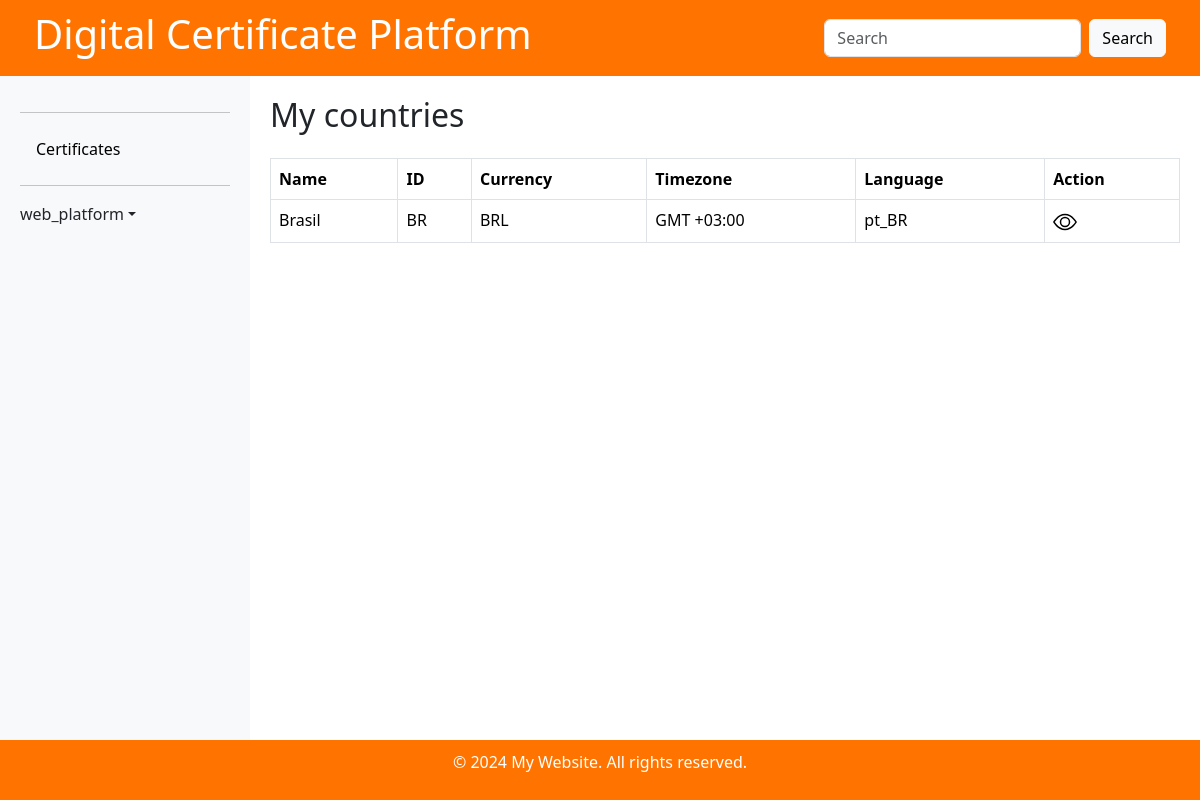
The page /country (signed in) on the database its author committed.
### certificate/models.py (models this page shows, shortened)
class Country(models.Model):
    country_id      = models.CharField(max_length=2)
    name            = models.CharField(max_length=200)
    capital         = models.CharField(blank=True, max_length=200)
    continent       = models.CharField(blank=True, max_length=200)
    currency        = models.CharField(blank=True, max_length=50)
    timezone_1      = models.CharField(blank=True, max_length=50)
    timezone_2      = models.CharField(blank=True, max_length=50)
    timezone_3      = models.CharField(blank=True, max_length=50)
    timezone_4      = models.CharField(blank=True, max_length=50)
    language_1      = models.CharField(blank=True, max_length=50)
    language_2      = models.CharField(blank=True, max_length=50)
    language_3      = models.CharField(blank=True, max_length=50)

### certificate/views.py (the view)
# urls.py: path('country', views.country_list_view, name='country'),
@login_required
@has_role_decorator('internal_resource')
def country_list_view(request):
    template = 'certificate/country-list.html'
    country = Country.objects.all()
    context = {'country': country}
    return render(request, template, context)

### certificate/context_processors.py (called while the page is built)
def user_roles(request):
    if request.user.is_authenticated:
        roles = [role.role_name for role in get_user_roles(request.user)]
    else:
        roles = []
    return {'user_roles': roles}

### certificate/templatetags/custom_filters.py (called while the page is built)
@register.filter
def user_has_role(user, role_name):
    return has_role(user, role_name)

### certificate/templates/certificate/country-list.html (shortened to what this page needs)
{% extends 'base.html' %}{% load custom_filters %}
{% block content %}
<div class="d-flex justify-content-between align-items-center mb-3">
  <h2>My countries</h2>
</div>
<table class="table table-bordered">
  <thead>
    <tr>
      <th>Name</th>
      <th>ID</th>
      <th>Currency</th>
      <th>Timezone</th>
      <th>Language</th>
      <th>Action</th>
    </tr>
  </thead>
  <tbody>
    {% for c in country %}
    <tr>
      <td>{{ c.name }}</td>
      <td>{{ c.country_id }}</td>
      <td>{{ c.currency }}</td>
      <td>{{ c.timezone_1 }}</td>
      <td>{{ c.language_1 }}</td>
      <td>
        <a href="{% url 'country-detail' c.pk %}"><svg class="bi me-2" width="24" height="24"><use xlink:href="#view-icon"/></svg></a>
      </td>
    </tr>
    {% endfor %}
  </tbody>
</table>
{% endblock content %}

### templates/base.html (shortened to what this page needs)
{% load static %} {% load i18n %} {% load custom_filters %}
<!DOCTYPE html>
<html lang="en">
<head>
  <link rel="stylesheet" href="{% static '/style.css' %}">
  <link href="https://cdn.jsdelivr.net/npm/bootstrap@5.3.3/dist/css/bootstrap.min.css" rel="stylesheet">
</head>
<body>
  <header>
    <div class="d-flex justify-content-between align-items-center px-4">
      <h1>Digital Certificate Platform
      </h1>
      {% if user.is_authenticated %}
      <form class="d-flex search-bar">
        <input class="form-control me-2" type="search" placeholder="Search" aria-label="Search">
        <button class="btn btn-light" type="submit">Search</button>
      </form>
      {% endif %}
    </div>
  </header>
  <div class="main-content">
    <div id="sidebar">
      <hr>
      {% if user.is_authenticated %}
      <ul class="nav nav-pills flex-column mb-auto">
        <li class="nav-item">
          <a href="{% url 'certificate' %}" class="nav-link {% if 'certificate' == request.resolver_match.url_name %}active{% endif %}">
            Certificates
          </a>
        </li>
      {% endif %}
      <hr>
      <div class="dropdown">
        {% if user.is_authenticated %}
        <a href="{% url 'home' %}" class="d-flex align-items-center link-dark text-decoration-none dropdown-toggle" id="dropdownUser2" data-bs-toggle="dropdown" aria-expanded="false">
          {{ user.username }}
        </a>
        {% endif %}
      </div>
    </div>
    <div id="content">
        {% block content %}{% endblock %}
    </div>
  </div>
  <footer>
    <p>&copy; 2024 My Website. All rights reserved.</p>
  </footer>
</body>
</html>

### static/style.css (style rules this page uses)
body { display: flex; flex-direction: column; height: 100vh; margin: 0; }
header { background-color: #ff7400; color: white; padding: 10px; }
footer { background-color: #ff7400; color: white; padding: 10px; text-align: center; }
.main-content { display: flex; flex: 1; overflow: hidden; }
#sidebar { min-width: 250px; max-width: 250px; background-color: #f8f9fa; padding: 20px; overflow-y: auto; }
#content { flex-grow: 1; padding: 20px; overflow-y: auto; }
#sidebar .nav-link { color: #000; transition: background-color 0.3s ease, color 0.3s ease; }

### rows shown on the page
Country: name "Brasil", country_id "BR", currency "BRL", timezone_1 "GMT +03:00", language_1 "pt_BR"

### other values the page prints
{{ user.username }} "web_platform"
